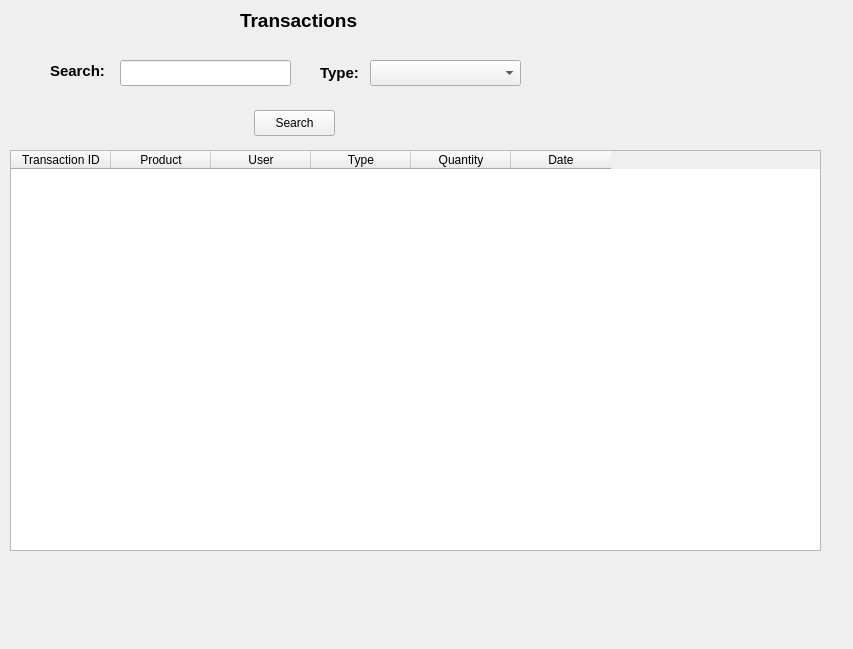
<?xml version="1.0" encoding="UTF-8"?>
<ui version="4.0">
 <class>TransactionsPageClass</class>
 <widget class="QWidget" name="TransactionsPageClass">
  <property name="geometry">
   <rect>
    <x>0</x>
    <y>0</y>
    <width>853</width>
    <height>649</height>
   </rect>
  </property>
  <property name="windowTitle">
   <string>TransactionsPage</string>
  </property>
  <widget class="QLabel" name="label">
   <property name="geometry">
    <rect>
     <x>240</x>
     <y>10</y>
     <width>121</width>
     <height>21</height>
    </rect>
   </property>
   <property name="font">
    <font>
     <pointsize>14</pointsize>
     <bold>true</bold>
    </font>
   </property>
   <property name="text">
    <string>Transactions</string>
   </property>
  </widget>
  <widget class="QLabel" name="label_2">
   <property name="geometry">
    <rect>
     <x>50</x>
     <y>60</y>
     <width>71</width>
     <height>21</height>
    </rect>
   </property>
   <property name="font">
    <font>
     <pointsize>11</pointsize>
     <bold>true</bold>
    </font>
   </property>
   <property name="text">
    <string>Search:</string>
   </property>
  </widget>
  <widget class="QLineEdit" name="lineEditSearch">
   <property name="geometry">
    <rect>
     <x>120</x>
     <y>60</y>
     <width>171</width>
     <height>26</height>
    </rect>
   </property>
  </widget>
  <widget class="QComboBox" name="comboBoxType">
   <property name="geometry">
    <rect>
     <x>370</x>
     <y>60</y>
     <width>151</width>
     <height>26</height>
    </rect>
   </property>
  </widget>
  <widget class="QLabel" name="label_3">
   <property name="geometry">
    <rect>
     <x>320</x>
     <y>57</y>
     <width>61</width>
     <height>31</height>
    </rect>
   </property>
   <property name="font">
    <font>
     <pointsize>11</pointsize>
     <bold>true</bold>
    </font>
   </property>
   <property name="text">
    <string>Type:</string>
   </property>
  </widget>
  <widget class="QPushButton" name="pushButtonSearch">
   <property name="geometry">
    <rect>
     <x>254</x>
     <y>110</y>
     <width>81</width>
     <height>26</height>
    </rect>
   </property>
   <property name="text">
    <string>Search</string>
   </property>
  </widget>
  <widget class="QTableWidget" name="tableWidgetTransactions">
   <property name="geometry">
    <rect>
     <x>10</x>
     <y>150</y>
     <width>811</width>
     <height>401</height>
    </rect>
   </property>
   <column>
    <property name="text">
     <string>Transaction ID</string>
    </property>
   </column>
   <column>
    <property name="text">
     <string>Product</string>
    </property>
   </column>
   <column>
    <property name="text">
     <string>User</string>
    </property>
   </column>
   <column>
    <property name="text">
     <string>Type</string>
    </property>
   </column>
   <column>
    <property name="text">
     <string>Quantity</string>
    </property>
   </column>
   <column>
    <property name="text">
     <string>Date</string>
    </property>
   </column>
  </widget>
 </widget>
 <layoutdefault spacing="6" margin="11"/>
 <resources/>
 <connections/>
</ui>
